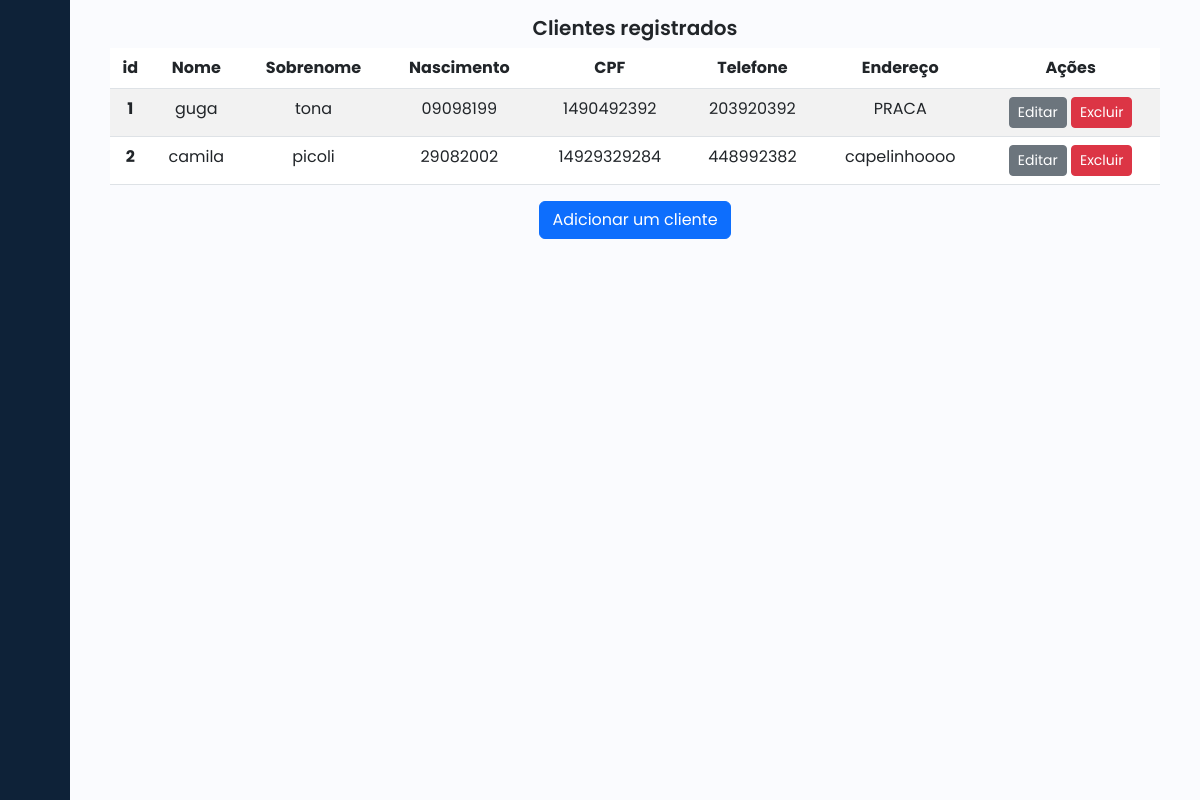
Page /clientes/ on the earlier database version.
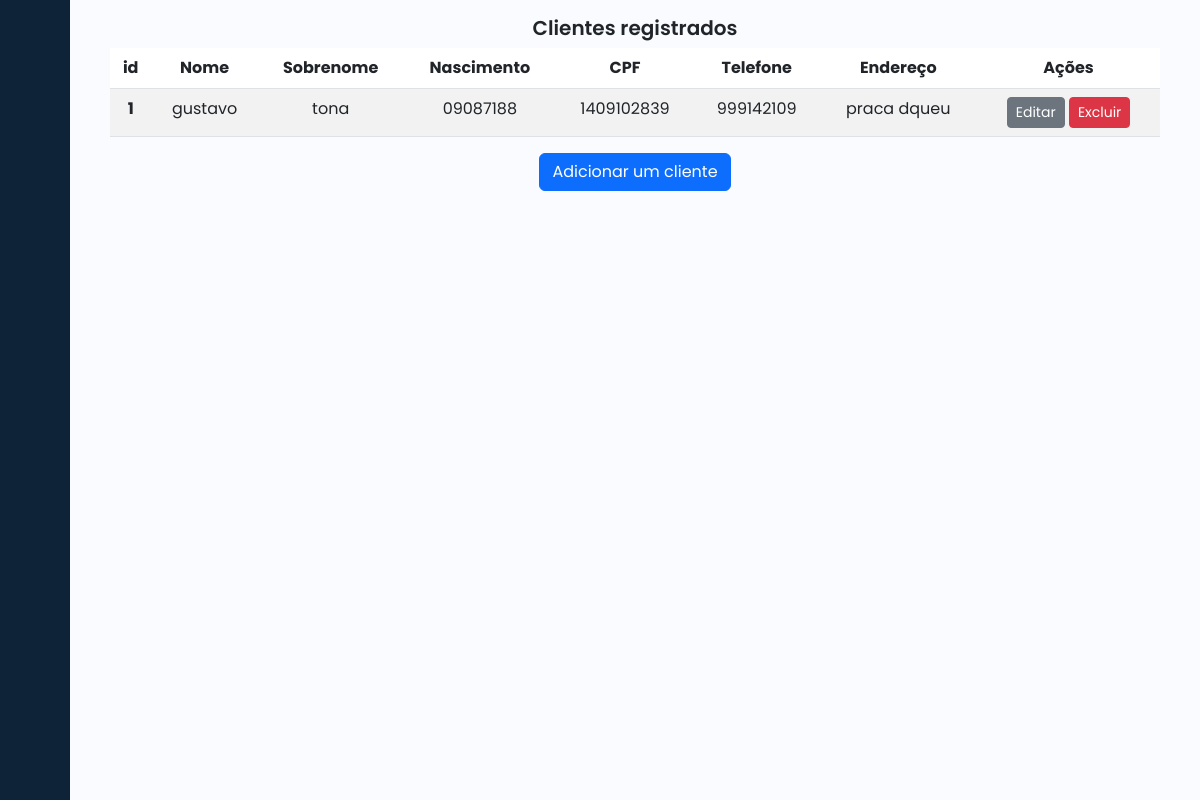
Same page on the later database version.
### clientes/models.py (models this page shows, shortened)
class Cliente(models.Model): #classe cliente, precisamos especificar o que tem dentro
    primeiro_nome = models.CharField(
        max_length=50,
        null=False,
        blank=False
        )
    sobrenome = models.CharField(
        max_length=50,
        null=False,
        blank=False
        )
    nascimento = models.CharField(
        max_length=8,
        null=False,
        blank=False
        )
    cpf = models.CharField(
        max_length=11,
        null=False,
        blank=False
        )
    telefone = models.CharField(
        max_length=9,
        null=False,
        blank=False
        )
    endereco = models.CharField(
        max_length=50,
        null=False,
        blank=False
        )
    registrado_em = models.DateField(
        auto_now_add=True,
        null=False,
        blank=False
        )

### clientes/views.py (the view)
# urls.py: path("clientes/", ClienteListView.as_view(), name="cliente_list"),
class ClienteListView(ListView):
    model = Cliente #Por padrão a list view procura um template, mesmo nome app e _list

### clientes/templates/clientes/cliente_list.html
{% extends "base.html" %}
{% block content %}
<main class="container">
    <h1>Clientes registrados</h1>
    <table class="table table-striped">
      <thead>
        <tr>
          <th scope="col">id</th>
          <th scope="col">Nome</th>
          <th scope="col">Sobrenome</th>
          <th scope="col">Nascimento</th>
          <th scope="col">CPF</th>
          <th scope="col">Telefone</th>
          <th scope="col">Endereço</th>
          <th scope="col">Ações</th>
        </tr>
      </thead>
      <tbody>
        {% for cliente in cliente_list %}
          <tr>
          <th scope="row">{{cliente.pk}}</th>
          <td scope="row">{{cliente.primeiro_nome}}</td>
          <td scope="row">{{cliente.sobrenome}}</td>
          <td scope="row">{{cliente.nascimento}}</td>
          <td scope="row">{{cliente.cpf}}</td>
          <td scope="row">{{cliente.telefone}}</td>
          <td scope="row">{{cliente.endereco}}</td>
          <td>
            <a href="{% url "cliente_update" pk=cliente.pk %}" class="btn btn-secondary btn-sm">Editar</a>
            <a href="{% url "cliente_delete" pk=cliente.pk %}" class="btn btn-danger btn-sm">Excluir</a>
          </td>
         </tr>
        {% endfor %}
      </tbody>
    </table>
        <a href="{% url "cliente_create" %}" class="btn btn-primary">Adicionar um cliente</a>
{% endblock content %}

Differences in the rows shown:
removed Cliente: pk "2", primeiro_nome "camila", sobrenome "picoli", nascimento "29082002", cpf "14929329284", telefone "448992382", endereco "capelinhoooo"
changed Cliente "tona": primeiro_nome "guga" → "gustavo"; nascimento "09098199" → "09087188"; cpf "1490492392" → "1409102839"; telefone "203920392" → "999142109"; endereco "PRACA" → "praca dqueu"
